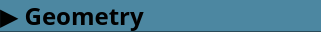
    <widget class="QGroupBox" name="groupBox_geometry">
     <property name="geometry">
      <rect>
       <x>0</x>
       <y>133</y>
       <width>321</width>
       <height>32</height>
      </rect>
     </property>
     <property name="font">
      <font>
       <family>AppleGothic</family>
       <pointsize>18</pointsize>
      </font>
     </property>
     <property name="styleSheet">
      <string notr="true">background-color: #091114;
border-radius: 0px;
</string>
     </property>
     <property name="title">
      <string/>
     </property>
     <property name="flat">
      <bool>false</bool>
     </property>
     <property name="checkable">
      <bool>false</bool>
     </property>
     <widget class="QGroupBox" name="groupBox">
      <property name="geometry">
       <rect>
        <x>0</x>
        <y>31</y>
        <width>321</width>
        <height>111</height>
       </rect>
      </property>
      <property name="font">
       <font>
        <family>AppleGothic</family>
       </font>
      </property>
      <property name="styleSheet">
       <string notr="true">background: qlineargradient(x1:0, y1:0, x2:0, y2:1, stop:0 #2a4b59, stop:0.1 #2a4b59, stop:1 #2a4b59);
</string>
      </property>
      <property name="title">
       <string>Rotate</string>
      </property>
      <property name="alignment">
       <set>Qt::AlignCenter</set>
      </property>
      <widget class="QSlider" name="x_rorate_slider">
       <property name="geometry">
        <rect>
         <x>30</x>
         <y>20</y>
         <width>221</width>
         <height>25</height>
        </rect>
       </property>
       <property name="styleSheet">
        <string notr="true">background: transparent;
border: 0px;
color: green;</string>
       </property>
       <property name="minimum">
        <number>-360</number>
       </property>
       <property name="maximum">
        <number>360</number>
       </property>
       <property name="orientation">
        <enum>Qt::Horizontal</enum>
       </property>
      </widget>
      <widget class="QSlider" name="y_rorate_slider">
       <property name="geometry">
        <rect>
         <x>30</x>
         <y>45</y>
         <width>221</width>
         <height>25</height>
        </rect>
       </property>
       <property name="styleSheet">
        <string notr="true">background: transparent;
border: 0px;
color: green;</string>
       </property>
       <property name="minimum">
        <number>-360</number>
       </property>
       <property name="maximum">
        <number>360</number>
       </property>
       <property name="orientation">
        <enum>Qt::Horizontal</enum>
       </property>
      </widget>
      <widget class="QSlider" name="z_rorate_slider">
       <property name="geometry">
        <rect>
         <x>30</x>
         <y>70</y>
         <width>221</width>
         <height>25</height>
        </rect>
       </property>
       <property name="styleSheet">
        <string notr="true">background: transparent;
border: 0px;
color: green;</string>
       </property>
       <property name="minimum">
        <number>-360</number>
       </property>
       <property name="maximum">
        <number>360</number>
       </property>
       <property name="orientation">
        <enum>Qt::Horizontal</enum>
       </property>
      </widget>
      <widget class="QLabel" name="label_3">
       <property name="geometry">
        <rect>
         <x>10</x>
         <y>17</y>
         <width>21</width>
         <height>31</height>
        </rect>
       </property>
       <property name="font">
        <font>
         <family>AppleGothic</family>
        </font>
       </property>
       <property name="styleSheet">
        <string notr="true">border: 0px;</string>
       </property>
       <property name="text">
        <string>X</string>
       </property>
       <property name="alignment">
        <set>Qt::AlignCenter</set>
       </property>
      </widget>
      <widget class="QLabel" name="label_4">
       <property name="geometry">
        <rect>
         <x>10</x>
         <y>43</y>
         <width>21</width>
         <height>31</height>
        </rect>
       </property>
       <property name="font">
        <font>
         <family>AppleGothic</family>
        </font>
       </property>
       <property name="styleSheet">
        <string notr="true">border: 0px;</string>
       </property>
       <property name="text">
        <string>Y</string>
       </property>
       <property name="alignment">
        <set>Qt::AlignCenter</set>
       </property>
      </widget>
      <widget class="QLabel" name="label_5">
       <property name="geometry">
        <rect>
         <x>10</x>
         <y>67</y>
         <width>21</width>
         <height>31</height>
        </rect>
       </property>
       <property name="font">
        <font>
         <family>AppleGothic</family>
        </font>
       </property>
       <property name="styleSheet">
        <string notr="true">border: 0px;</string>
       </property>
       <property name="text">
        <string>Z</string>
       </property>
       <property name="alignment">
        <set>Qt::AlignCenter</set>
       </property>
      </widget>
      <widget class="QDoubleSpinBox" name="x_rorate_spin">
       <property name="geometry">
        <rect>
         <x>259</x>
         <y>20</y>
         <width>61</width>
         <height>22</height>
        </rect>
       </property>
       <property name="styleSheet">
        <string notr="true">QDoubleSpinBox {
border: 1px solid black;
    border-radius: 5px;
    background: #757476;
    color: black;
}

QDoubleSpinBox::up-button, QDoubleSpinBox::down-button {
    background: qlineargradient(x1: 0, y1: 0, x2: 0, y2: 1, stop: 0 #757476, stop: 1 #5E5E5F);
    border: 1px solid black;
    border-radius: 5px;
    width: 12px;
}

QDoubleSpinBox::up-button {
    subcontrol-origin: border;
    subcontrol-position: top right;
}

QDoubleSpinBox::down-button {
    subcontrol-origin: border;
    subcontrol-position: bottom right;
}
QDoubleSpinBox::up-button:pressed, QDoubleSpinBox::down-button:pressed {
    background: #5E5E5F;
    border: 1px solid black;
}</string>
       </property>
       <property name="minimum">
        <double>-360.000000000000000</double>
       </property>
       <property name="maximum">
        <double>360.000000000000000</double>
       </property>
      </widget>
      <widget class="QDoubleSpinBox" name="y_rorate_spin">
       <property name="geometry">
        <rect>
         <x>259</x>
         <y>45</y>
         <width>61</width>
         <height>22</height>
        </rect>
       </property>
       <property name="styleSheet">
        <string notr="true">QDoubleSpinBox {
border: 1px solid black;
    border-radius: 5px;
    background: #757476;
    color: black;
}

QDoubleSpinBox::up-button, QDoubleSpinBox::down-button {
    background: qlineargradient(x1: 0, y1: 0, x2: 0, y2: 1, stop: 0 #757476, stop: 1 #5E5E5F);
    border: 1px solid black;
    border-radius: 5px;
    width: 12px;
}

QDoubleSpinBox::up-button {
    subcontrol-origin: border;
    subcontrol-position: top right;
}

QDoubleSpinBox::down-button {
    subcontrol-origin: border;
    subcontrol-position: bottom right;
}
QDoubleSpinBox::up-button:pressed, QDoubleSpinBox::down-button:pressed {
    background: #5E5E5F;
    border: 1px solid black;
}</string>
       </property>
       <property name="minimum">
        <double>-360.000000000000000</double>
       </property>
       <property name="maximum">
        <double>360.000000000000000</double>
       </property>
      </widget>
      <widget class="QDoubleSpinBox" name="z_rorate_spin">
       <property name="geometry">
        <rect>
         <x>259</x>
         <y>70</y>
         <width>61</width>
         <height>22</height>
        </rect>
       </property>
       <property name="styleSheet">
        <string notr="true">QDoubleSpinBox {
border: 1px solid black;
    border-radius: 5px;
    background: #757476;
    color: black;
}

QDoubleSpinBox::up-button, QDoubleSpinBox::down-button {
    background: qlineargradient(x1: 0, y1: 0, x2: 0, y2: 1, stop: 0 #757476, stop: 1 #5E5E5F);
    border: 1px solid black;
    border-radius: 5px;
    width: 12px;
}

QDoubleSpinBox::up-button {
    subcontrol-origin: border;
    subcontrol-position: top right;
}

QDoubleSpinBox::down-button {
    subcontrol-origin: border;
    subcontrol-position: bottom right;
}
QDoubleSpinBox::up-button:pressed, QDoubleSpinBox::down-button:pressed {
    background: #5E5E5F;
    border: 1px solid black;
}</string>
       </property>
       <property name="minimum">
        <double>-360.000000000000000</double>
       </property>
       <property name="maximum">
        <double>360.000000000000000</double>
       </property>
      </widget>
     </widget>
     <widget class="QGroupBox" name="groupBox_2">
      <property name="geometry">
       <rect>
        <x>0</x>
        <y>141</y>
        <width>321</width>
        <height>111</height>
       </rect>
      </property>
      <property name="font">
       <font>
        <family>AppleGothic</family>
       </font>
      </property>
      <property name="styleSheet">
       <string notr="true">background: qlineargradient(x1:0, y1:0, x2:0, y2:1, stop:0 #2a4b59, stop:0.1 #2a4b59, stop:1 #2a4b59);
</string>
      </property>
      <property name="title">
       <string>Position</string>
      </property>
      <property name="alignment">
       <set>Qt::AlignCenter</set>
      </property>
      <widget class="QSlider" name="x_pos_slider">
       <property name="geometry">
        <rect>
         <x>30</x>
         <y>20</y>
         <width>221</width>
         <height>25</height>
        </rect>
       </property>
       <property name="styleSheet">
        <string notr="true">background: transparent;
border: 0px;
color: green;</string>
       </property>
       <property name="minimum">
        <number>-100</number>
       </property>
       <property name="maximum">
        <number>100</number>
       </property>
       <property name="singleStep">
        <number>1</number>
       </property>
       <property name="orientation">
        <enum>Qt::Horizontal</enum>
       </property>
      </widget>
      <widget class="QSlider" name="y_pos_slider">
       <property name="geometry">
        <rect>
         <x>30</x>
         <y>45</y>
         <width>221</width>
         <height>25</height>
        </rect>
       </property>
       <property name="styleSheet">
        <string notr="true">background: transparent;
border: 0px;
color: green;</string>
       </property>
       <property name="minimum">
        <number>-100</number>
       </property>
       <property name="maximum">
        <number>100</number>
       </property>
       <property name="singleStep">
        <number>1</number>
       </property>
       <property name="orientation">
        <enum>Qt::Horizontal</enum>
       </property>
      </widget>
      <widget class="QSlider" name="z_pos_slider">
       <property name="geometry">
        <rect>
         <x>30</x>
         <y>70</y>
         <width>221</width>
         <height>25</height>
        </rect>
       </property>
       <property name="styleSheet">
        <string notr="true">background: transparent;
border: 0px;
color: green;</string>
       </property>
       <property name="minimum">
        <number>-100</number>
       </property>
       <property name="maximum">
        <number>100</number>
       </property>
       <property name="singleStep">
        <number>1</number>
       </property>
       <property name="orientation">
        <enum>Qt::Horizontal</enum>
       </property>
      </widget>
      <widget class="QLabel" name="label_6">
       <property name="geometry">
        <rect>
         <x>10</x>
         <y>18</y>
         <width>21</width>
         <height>31</height>
        </rect>
       </property>
       <property name="font">
        <font>
         <family>AppleGothic</family>
        </font>
       </property>
       <property name="styleSheet">
        <string notr="true">border: 0px;</string>
       </property>
       <property name="text">
        <string>X</string>
       </property>
       <property name="alignment">
        <set>Qt::AlignCenter</set>
       </property>
      </widget>
      <widget class="QLabel" name="label_7">
       <property name="geometry">
        <rect>
         <x>10</x>
         <y>44</y>
         <width>21</width>
         <height>31</height>
        </rect>
       </property>
       <property name="font">
        <font>
         <family>AppleGothic</family>
        </font>
       </property>
       <property name="styleSheet">
        <string notr="true">border: 0px;</string>
       </property>
       <property name="text">
        <string>Y</string>
       </property>
       <property name="alignment">
        <set>Qt::AlignCenter</set>
       </property>
      </widget>
      <widget class="QLabel" name="label_8">
       <property name="geometry">
        <rect>
         <x>10</x>
         <y>69</y>
         <width>21</width>
         <height>31</height>
        </rect>
       </property>
       <property name="font">
        <font>
         <family>AppleGothic</family>
        </font>
       </property>
       <property name="styleSheet">
        <string notr="true">border: 0px;</string>
       </property>
       <property name="text">
        <string>Z</string>
       </property>
       <property name="alignment">
        <set>Qt::AlignCenter</set>
       </property>
      </widget>
      <widget class="QDoubleSpinBox" name="z_pos_spin">
       <property name="geometry">
        <rect>
         <x>259</x>
         <y>70</y>
         <width>61</width>
         <height>22</height>
        </rect>
       </property>
       <property name="styleSheet">
        <string notr="true">QDoubleSpinBox {
border: 1px solid black;
    border-radius: 5px;
    background: #757476;
    color: black;
}

QDoubleSpinBox::up-button, QDoubleSpinBox::down-button {
    background: qlineargradient(x1: 0, y1: 0, x2: 0, y2: 1, stop: 0 #757476, stop: 1 #5E5E5F);
    border: 1px solid black;
    border-radius: 5px;
    width: 12px;
}

QDoubleSpinBox::up-button {
    subcontrol-origin: border;
    subcontrol-position: top right;
}

QDoubleSpinBox::down-button {
    subcontrol-origin: border;
    subcontrol-position: bottom right;
}
QDoubleSpinBox::up-button:pressed, QDoubleSpinBox::down-button:pressed {
    background: #5E5E5F;
    border: 1px solid black;
}</string>
       </property>
       <property name="minimum">
        <double>-100.000000000000000</double>
       </property>
       <property name="maximum">
        <double>100.000000000000000</double>
       </property>
       <property name="singleStep">
        <double>1.000000000000000</double>
       </property>
      </widget>
      <widget class="QDoubleSpinBox" name="x_pos_spin">
       <property name="geometry">
        <rect>
         <x>259</x>
         <y>20</y>
         <width>61</width>
         <height>22</height>
        </rect>
       </property>
       <property name="styleSheet">
        <string notr="true">QDoubleSpinBox {
border: 1px solid black;
    border-radius: 5px;
    background: #757476;
    color: black;
}

QDoubleSpinBox::up-button, QDoubleSpinBox::down-button {
    background: qlineargradient(x1: 0, y1: 0, x2: 0, y2: 1, stop: 0 #757476, stop: 1 #5E5E5F);
    border: 1px solid black;
    border-radius: 5px;
    width: 12px;
}

QDoubleSpinBox::up-button {
    subcontrol-origin: border;
    subcontrol-position: top right;
}

QDoubleSpinBox::down-button {
    subcontrol-origin: border;
    subcontrol-position: bottom right;
}
QDoubleSpinBox::up-button:pressed, QDoubleSpinBox::down-button:pressed {
    background: #5E5E5F;
    border: 1px solid black;
}</string>
       </property>
       <property name="minimum">
        <double>-100.000000000000000</double>
       </property>
       <property name="maximum">
        <double>100.000000000000000</double>
       </property>
       <property name="singleStep">
        <double>1.000000000000000</double>
       </property>
      </widget>
      <widget class="QDoubleSpinBox" name="y_pos_spin">
       <property name="geometry">
        <rect>
         <x>259</x>
         <y>45</y>
         <width>61</width>
         <height>22</height>
        </rect>
       </property>
       <property name="styleSheet">
        <string notr="true">QDoubleSpinBox {
border: 1px solid black;
    border-radius: 5px;
    background: #757476;
    color: black;
}

QDoubleSpinBox::up-button, QDoubleSpinBox::down-button {
    background: qlineargradient(x1: 0, y1: 0, x2: 0, y2: 1, stop: 0 #757476, stop: 1 #5E5E5F);
    border: 1px solid black;
    border-radius: 5px;
    width: 12px;
}

QDoubleSpinBox::up-button {
    subcontrol-origin: border;
    subcontrol-position: top right;
}

QDoubleSpinBox::down-button {
    subcontrol-origin: border;
    subcontrol-position: bottom right;
}
QDoubleSpinBox::up-button:pressed, QDoubleSpinBox::down-button:pressed {
    background: #5E5E5F;
    border: 1px solid black;
}</string>
       </property>
       <property name="minimum">
        <double>-100.000000000000000</double>
       </property>
       <property name="maximum">
        <double>100.000000000000000</double>
       </property>
       <property name="singleStep">
        <double>1.000000000000000</double>
       </property>
      </widget>
     </widget>
     <widget class="QGroupBox" name="groupBox_4">
      <property name="geometry">
       <rect>
        <x>0</x>
        <y>251</y>
        <width>321</width>
        <height>51</height>
       </rect>
      </property>
      <property name="font">
       <font>
        <family>AppleGothic</family>
       </font>
      </property>
      <property name="styleSheet">
       <string notr="true">background: qlineargradient(x1:0, y1:0, x2:0, y2:1, stop:0 #2a4b59, stop:0.1 #2a4b59, stop:1 #2a4b59);
</string>
      </property>
      <property name="title">
       <string>Scale</string>
      </property>
      <property name="alignment">
       <set>Qt::AlignCenter</set>
      </property>
      <widget class="QSlider" name="scale_slider">
       <property name="geometry">
        <rect>
         <x>30</x>
         <y>20</y>
         <width>221</width>
         <height>25</height>
        </rect>
       </property>
       <property name="styleSheet">
        <string notr="true">background: transparent;
border: 0px;
color: green;</string>
       </property>
       <property name="minimum">
        <number>10</number>
       </property>
       <property name="maximum">
        <number>1000</number>
       </property>
       <property name="singleStep">
        <number>10</number>
       </property>
       <property name="value">
        <number>100</number>
       </property>
       <property name="orientation">
        <enum>Qt::Horizontal</enum>
       </property>
      </widget>
      <widget class="QDoubleSpinBox" name="scale_spin">
       <property name="geometry">
        <rect>
         <x>259</x>
         <y>20</y>
         <width>61</width>
         <height>22</height>
        </rect>
       </property>
       <property name="styleSheet">
        <string notr="true">QDoubleSpinBox {
border: 1px solid black;
    border-radius: 5px;
    background: #757476;
    color: black;
}

QDoubleSpinBox::up-button, QDoubleSpinBox::down-button {
    background: qlineargradient(x1: 0, y1: 0, x2: 0, y2: 1, stop: 0 #757476, stop: 1 #5E5E5F);
    border: 1px solid black;
    border-radius: 5px;
    width: 12px;
}

QDoubleSpinBox::up-button {
    subcontrol-origin: border;
    subcontrol-position: top right;
}

QDoubleSpinBox::down-button {
    subcontrol-origin: border;
    subcontrol-position: bottom right;
}
QDoubleSpinBox::up-button:pressed, QDoubleSpinBox::down-button:pressed {
    background: #5E5E5F;
    border: 1px solid black;
}</string>
       </property>
       <property name="minimum">
        <double>10.000000000000000</double>
       </property>
       <property name="maximum">
        <double>1000.000000000000000</double>
       </property>
       <property name="singleStep">
        <double>10.000000000000000</double>
       </property>
       <property name="value">
        <double>100.000000000000000</double>
       </property>
      </widget>
     </widget>
     <widget class="QPushButton" name="pushButton_geometry">
      <property name="geometry">
       <rect>
        <x>0</x>
        <y>0</y>
        <width>321</width>
        <height>31</height>
       </rect>
      </property>
      <property name="font">
       <font>
        <family>AppleGothic</family>
        <pointsize>18</pointsize>
        <weight>75</weight>
        <bold>true</bold>
       </font>
      </property>
      <property name="layoutDirection">
       <enum>Qt::LeftToRight</enum>
      </property>
      <property name="styleSheet">
       <string notr="true">QPushButton {
background-color: #4c87a1;
text-align: left;
}
QPushButton::hover {
background-color:  #2a4b59;
}</string>
      </property>
      <property name="text">
       <string>▶ Geometry</string>
      </property>
      <property name="default">
       <bool>false</bool>
      </property>
     </widget>
    </widget>
